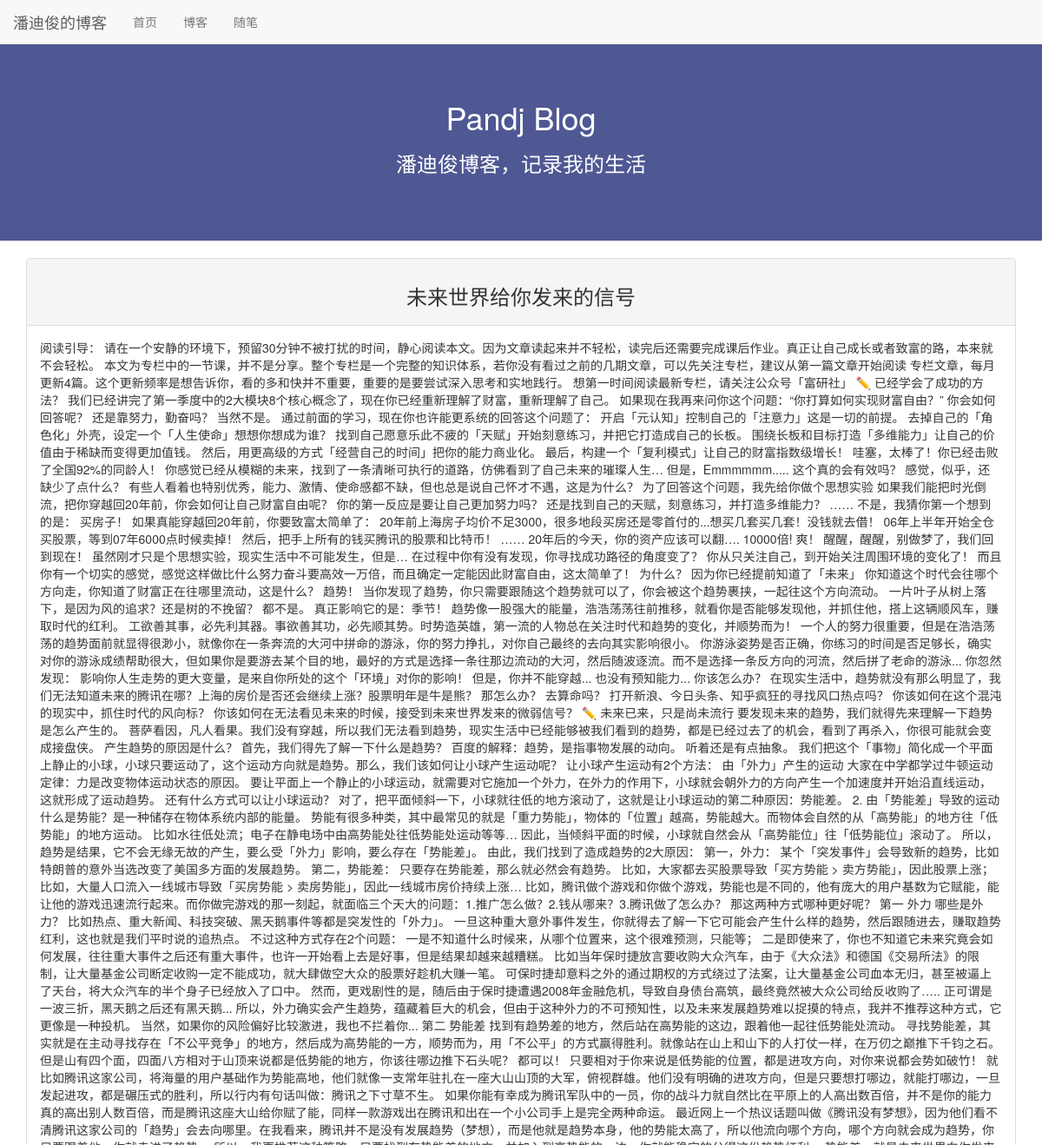
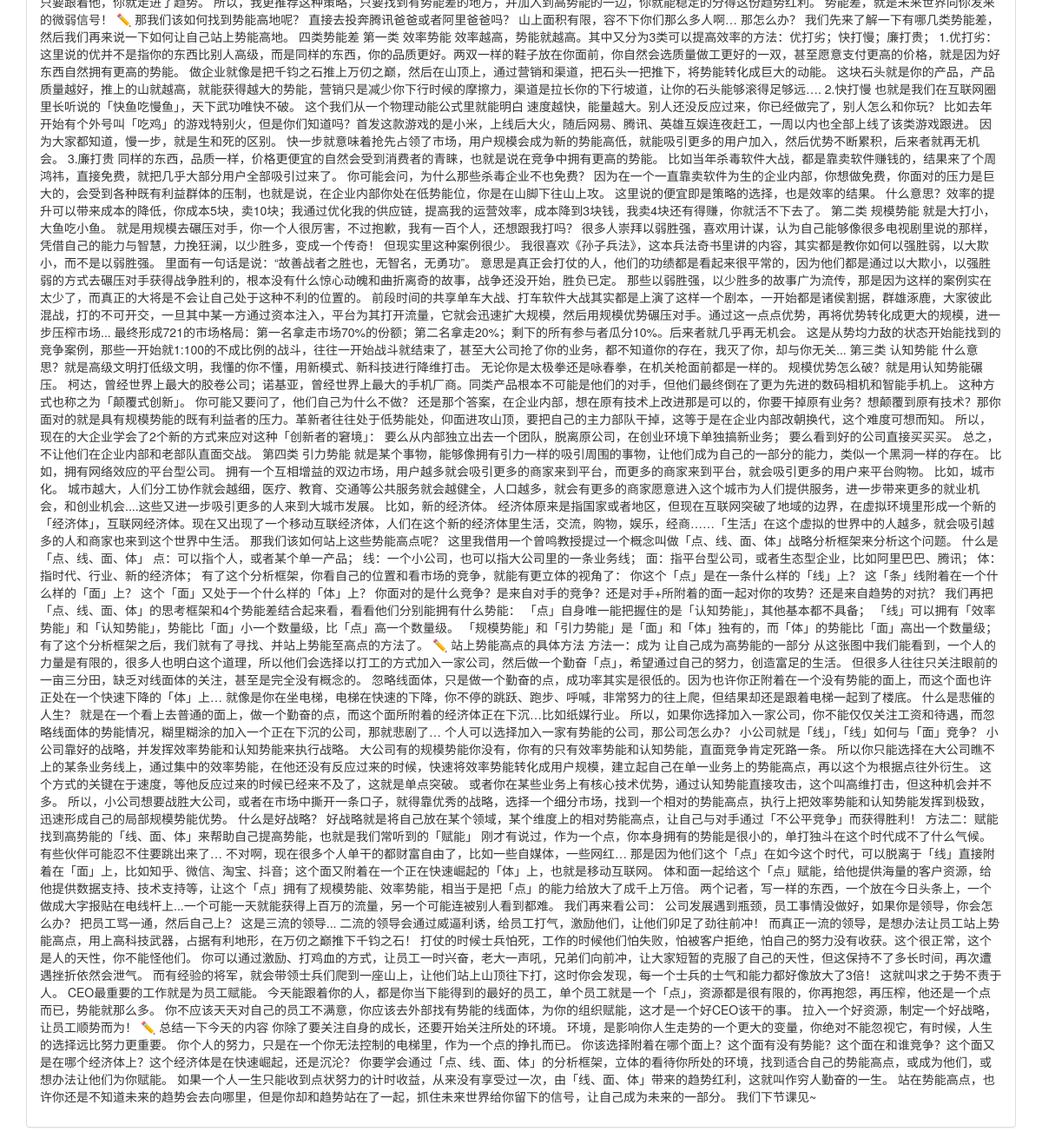
The app's page /blog/15 with its own data (2 pictures, top to bottom).
### blog/models.py (models this page shows, shortened)
class Blog(models.Model):
    title = models.CharField(max_length=32)
    blog_type = models.ForeignKey(blog_type,on_delete=models.DO_NOTHING)
    author = models.ForeignKey(User,on_delete=models.DO_NOTHING)
    content = models.TextField()
    create_time = models.DateTimeField(auto_now_add=True)
    last_updated_time = models.DateTimeField(auto_now_add=True)
    class Meta:
        ordering = ['-create_time']

### blog/views.py (the view)
# urls.py: path('<int:blog_id>',views.blog_content,name='blog_content'),
def blog_content(request,blog_id):
    blog = models.Blog.objects.get(id=blog_id)
    context = {}
    context['blog'] = blog
    return render(request,'blog_content.html',context)

### templates/blog_content.html (shortened to what this page needs)
{% extends 'base.html' %}
{% load staticfiles %}
{% block content %}
  <div class="container">
        <div class="row">
            <div class="col-xs-12 col-md-12">
                    <div class="panel panel-default">
                      <div class="panel-heading text-center"><h3>{{blog.title}}</h3></div>
                      <div class="panel-body">
                            <p>{{blog.content}}</p>
                      </div>
                    </div>
            </div>
        </div>
    </div>
{% endblock %}

### templates/base.html (style rules this page uses)
* { margin: 0; padding: 0; }

### records on screen
Blog: title "未来世界给你发来的信号", content "阅读引导： 请在一个安静的环境下，预留30分钟不被打扰的时间，静心阅读本文。因为文章读起来并不轻松，读完后还需要完成课后作业。真正让自己成长或者致富的路，本来就不会轻松。 本文为专栏中的一节课，并不是分享。整个专栏是一个完整的知识体系，若你没有看过之前的几期文章，可以先关注专栏，建议从第一篇文章开始阅读 专栏文章，每月更新4篇。这个更新频率是想告诉你，看的多和快并不重要，重要的是要尝试深入思考和实地践行。 想第一时间阅读最新专栏，请关注公众号「富研社」 ✏️ 已经学会了成功的方法？ 我们已经讲完了第一季度中的2大模块8个核心概念了，现在你已经重新理解了财富，重新理解了自己。 如果现在我再来问你这个问题：“你打算如何实现财富自由？” 你会如何回答呢？ 还是靠努力，勤奋吗？ 当然不是。 通过前面的学习，现在你也许能更系统的回答这个问题了： 开启「元认知」控制自己的「注意力」这是一切的前提。 去掉自己的「角色化」外壳，设定一个「人生使命」想想你想成为谁？ 找到自己愿意乐此不疲的「天赋」开始刻意练习，并把它打造成自己的长板。 围绕长板和目标打造「多维能力」让自己的价值由于稀缺而变得更加值钱。 然后，用更高级的方式「经营自己的时间」把你的能力商业化。 最后，构建一个「复利模式」让自己的财富指数级增长！ 哇塞，太棒了！你已经击败了全国92%的同龄人！ 你感觉已经从模糊的未来，找到了一条清晰可执行的道路，仿佛看到了自己未来的璀璨人生… 但是，Emmmmmm..... 这个真的会有效吗？ 感觉，似乎，还缺少了点什么？…"
